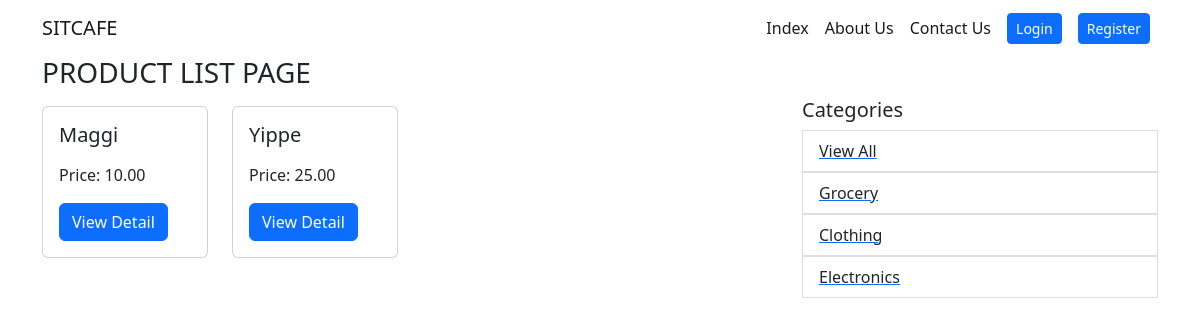
The app's page /products/?category=Grocery with its own data.
### products/models.py (models this page shows, shortened)
class Product(models.Model):
  category = models.ForeignKey(Category, on_delete=models.SET_NULL, null=True)
  name = models.CharField(max_length=150)
  description = models.TextField(blank=True, null=True)
  stock = models.IntegerField(default=0)
  price = models.DecimalField(max_digits=7, decimal_places=2)
  is_active = models.BooleanField(default=True)
  created_at = models.DateTimeField(auto_now_add=True)
  updated_at = models.DateTimeField(auto_now=True)

class Category(models.Model):
  name = models.CharField(max_length=50)
  description = models.TextField(blank=True, null=True)
  is_active = models.BooleanField(default=True)
  created_at = models.DateTimeField(auto_now_add=True)
  updated_at = models.DateTimeField(auto_now=True)

### products/views.py (the view)
# urls.py: path('', views.product_list, name='product_list'),
def product_list(request):
  category = request.GET.get('category', None)
  products = Product.objects.filter(is_active=True)
  if category:
    products = products.filter(category__name=category)
  categories = Category.objects.all()
  return render(request,'products/product_list.html', { 'products': products, 'categories': categories })

### templates/products/product_list.html (shortened to what this page needs)
{% extends 'base.html' %}
{% block content %}
  <div class="container">
    <h3>PRODUCT LIST PAGE</h3>
    <div class="row">
      <div class="col-8">
        <div class="row">
          {% for product in products %}
            <div class="col-3 my-2">
              <div class="card">
                <div class="card-body">
                  <h5 class="card-title">{{ product.name }}</h5>
                  <p>Price: {{ product.price }}</p>
                  <a href="{% url 'product_view' id=product.id %}" class="btn btn-primary">View Detail</a>
                </div>
              </div>
            </div>
          {% endfor %}
        </div>
      </div>
      <div class="col-4">
        <h5>Categories</h5>
        <ul class="list-group">
          <a href="{% url 'product_list' %}">
            <li class="list-group-item">View All</li>
          </a>
          {% for category in categories %}
            <a href="{% url 'product_list' %}?category={{ category.name }}">
              <li class="list-group-item">{{ category.name }}</li>
            </a>
          {% endfor %}
        </ul>
      </div>
    </div>
  </div>
{% endblock content %}

### records on screen
Product: name "Maggi", price "10.00"
Product: name "Yippe", price "25.00"
Category: name "Grocery"
Category: name "Clothing"
Category: name "Electronics"
